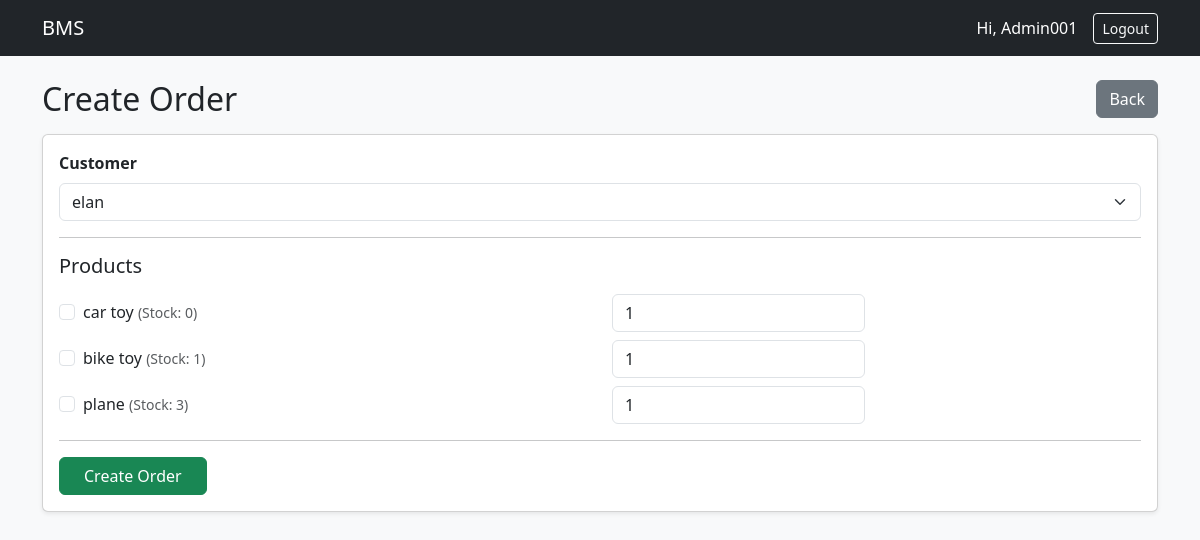
Screenshot of /orders/create/ (signed in) with the database file from the repository.
### products/models.py (models this page shows, shortened)
class Product(models.Model):
    name = models.CharField(max_length=100)
    price = models.DecimalField(max_digits=10, decimal_places=2)
    stock = models.PositiveIntegerField()

### orders/views.py (the view, shortened to what this page needs)
# urls.py: path('create/', views.order_create, name='order_create'),
@login_required
@transaction.atomic
def order_create(request):
    customers = Customer.objects.all()
    products = Product.objects.all()
    if not customers.exists():
        messages.error(request, "Please create a customer before creating an order.")
        return redirect('customer_add')
    if not products.exists():
        messages.error(request, "Please add at least one product before creating an order.")
        return redirect('product_add')
    return render(request, 'orders/order_create.html', {
        'customers': customers,
        'products': products,
        'has_customers': True,
        'has_products': True
    })

### templates/orders/order_create.html (shortened to what this page needs)
{% extends 'base.html' %}
{% block content %}
<div class="d-flex align-items-center mb-3">
    <h2 class="mb-0">Create Order</h2>
    <div class="ms-auto">
        <a href="{% url 'order_list' %}" class="btn btn-secondary">
            Back
        </a>
    </div>
</div>
<div class="card shadow-sm">
    <div class="card-body">
        <form method="post">
            <div class="mb-3">
                <label class="form-label fw-semibold">Customer</label>
                <select name="customer" class="form-select" required>
                    {% for customer in customers %}
                        <option value="{{ customer.id }}">
                            {{ customer.name }}
                        </option>
                    {% endfor %}
                </select>
            </div>
            <hr>
            <h5 class="mb-3">Products</h5>
            {% for product in products %}
            <div class="row align-items-center mb-2">
                <div class="col-md-6">
                    <div class="form-check">
                        <input class="form-check-input"
                            type="checkbox"
                            name="product"
                            value="{{ product.id }}"
                            id="product{{ product.id }}">
                        <label class="form-check-label"
                            for="product{{ product.id }}">
                            {{ product.name }}
                            <small class="text-muted">(Stock: {{ product.stock }})</small>
                        </label>
                    </div>
                </div>
                <div class="col-md-3">
                    <input type="number"
                        name="quantity_{{ product.id }}"
                        class="form-control"
                        min="1"
                        value="1">
                </div>
            </div>
            {% endfor %}
            <hr>
            {% if has_customers and has_products %}
                <button type="submit" class="btn btn-success px-4">
                    Create Order
                </button>
            {% elif not has_customers %}
                <button type="button"
                        class="btn btn-success px-4">
                    Create Order
                </button>
            {% elif not has_products %}
                <button type="button"
                        class="btn btn-success px-4">
                    Create Order
                </button>
            {% endif %}
        </form>
    </div>
</div>
{% endblock %}

### templates/base.html (shortened to what this page needs)
<!DOCTYPE html>
<html lang="en">
<head>
    <link href="https://cdn.jsdelivr.net/npm/bootstrap@5.3.2/dist/css/bootstrap.min.css" rel="stylesheet">
</head>
<body class="bg-light">
<nav class="navbar navbar-expand-lg navbar-dark bg-dark">
    <div class="container">
        <a class="navbar-brand" href="{% url 'dashboard' %}">BMS</a>
        {% if user.is_authenticated %}
        <div class="ms-auto d-flex align-items-center">
            <span class="text-white me-3">Hi, {{ user.username }}</span>
            <form method="post" action="{% url 'logout' %}">
                <button class="btn btn-outline-light btn-sm">Logout</button>
            </form>
        </div>
        {% endif %}
    </div>
</nav>
<div class="container mt-4">
    {% block content %}{% endblock %}
</div>
</body>
</html>

### rows the page displays
Product: name "car toy", stock "0", id "1"
Product: name "bike toy", stock "1"
Product: name "plane", stock "3"

### other values shown
{{ user.username }} "Admin001"
form field customer "elan"
